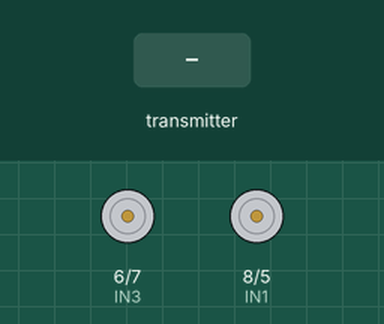
Simulated run of this sketch. Board: Arduino Uno, built with avr-gcc and run on an emulated ATmega328P. Shown: motor-driver pin pairs drawn as motors (green arrow = first pin HIGH = forward, orange = second pin HIGH = backward, longer = more drive). The inputs (shaded band) are chosen by the test bench. No radio packets arrive unless stated. At 1.3 s the program stops and its outputs stay as they are.

Above: at 1.2 s.
1.3 s: the transmitter starts sending data.0 = 0
At 2.5 s:
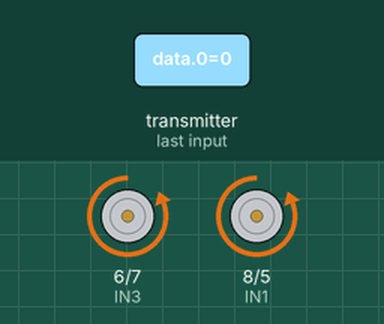
Timing chart, 0 to 2.8 s (numbered marks = the images above; inputs shaded):
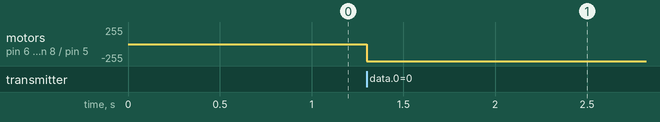

Measured:
- after the input at 1.3 s, motor on pin 6 (IN3) / pin 7 (IN4), motor on pin 8 (IN1) / pin 5 (IN2): stopped → backward 255/255 at once

The sketch:

NRF24L01_Car.ino
```cpp
#include <SPI.h>      //SPI library for communicate with the nRF24L01+
#include "RF24.h"     //The main library of the nRF24L01+


const int IN1 = 8;    //Right Motor (-)
const int IN2 = 5;    //Right Motor (+)
const int IN3 = 6;    //Left Motor (+)
const int IN4 = 7;    //Right Motor (-)

//Define variable for the motors speeds

//Define packet for the direction (X axis and Y axis)
int data[2];

//Define object from RF24 library - 9 and 10 are a digital pin numbers to which signals CE and CSN are connected
RF24 radio(9, 10);

//Create a pipe addresses for the communicate
const uint64_t pipe = 0xE8E8F0F0E1LL;

void setup() {
  //Define the motor pins as OUTPUT

  pinMode(IN1, OUTPUT);
  pinMode(IN2, OUTPUT);
  pinMode(IN3, OUTPUT);
  pinMode(IN4, OUTPUT);

  Serial.begin(9600);
  radio.begin();                    //Start the nRF24 communicate
  radio.openReadingPipe(1, pipe);   //Sets the address of the transmitter to which the program will receive data.
  radio.startListening();
}

void loop(void) {
  if (radio.available())
  {
    bool done = false;
    while (!done)
    {
      radio.read(data, sizeof(data));

      if (data[0] > 380) {
        //forward

        digitalWrite(IN1, HIGH);
        digitalWrite(IN2, LOW);
        digitalWrite(IN3, HIGH);
        digitalWrite(IN4, LOW);
      }

      else   if (data[0] < 310) {
        //backward

        digitalWrite(IN1, LOW);
        digitalWrite(IN2, HIGH);
        digitalWrite(IN3, LOW);
        digitalWrite(IN4, HIGH);
      }

      else if (data[1] > 180) {
        //left

        digitalWrite(IN1, HIGH);
        digitalWrite(IN2, LOW);
        digitalWrite(IN3, LOW);
        digitalWrite(IN4, HIGH);
      }

      else   if (data[1] < 110) {

        digitalWrite(IN1, LOW);
        digitalWrite(IN2, HIGH);
        digitalWrite(IN3, HIGH);
        digitalWrite(IN4, LOW);
      }

      if (data[0] > 330 && data[0] < 360 && data[1] > 130 && data[1] < 160) {
        //stop car
        digitalWrite(IN1, LOW);
        digitalWrite(IN2, LOW);
        digitalWrite(IN3, LOW);
        digitalWrite(IN4, LOW);
      }
      delay(10);
    }
  }
}
```
